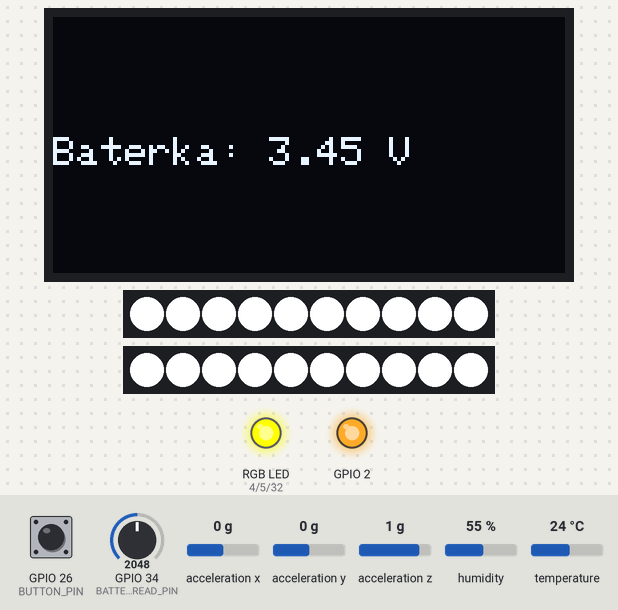
This program was run on a simulated ESP32. On the bench: 128×64 one-colour display, 2 × 10 RGB LEDs in strip order, left to right, an RGB LED mixed from three pins (HIGH = lit), output pins drawn as LEDs (lit = HIGH). The test bench sets the inputs (shaded band); at power-on: GPIO 26 (BUTTON_PIN) HIGH, acceleration z 1 g, GPIO 34 (BATTERY_VOLTAGE_READ_PIN) = 2048, acceleration x 0 g, acceleration y 0 g, humidity 55 %, temperature 24 °C. What the program prints to the serial monitor is not drawn.

Above: at 1.2 s.
1.3 s: GPIO 26 (BUTTON_PIN) pulled LOW for 3.2 s
At 5.0 s:
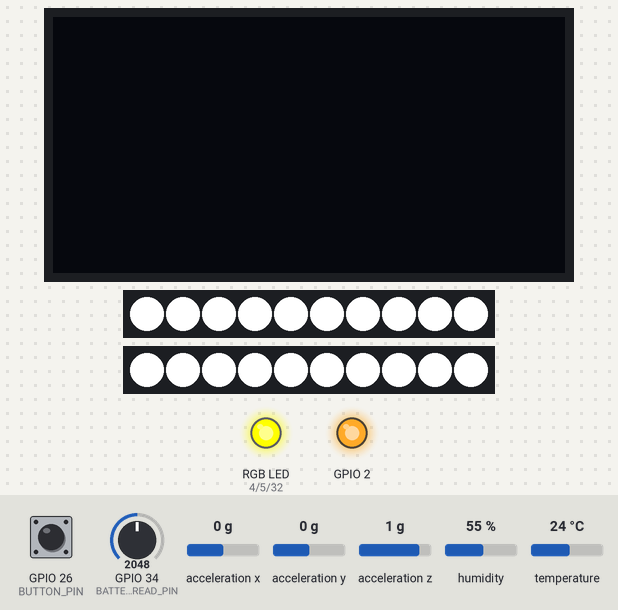
6.0 s: acceleration z set to 0 g
Timing chart, 0 to 9.0 s (numbered marks = the images above; inputs shaded):
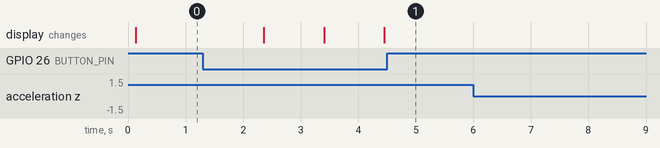

The program:

main.cpp
```cpp
#include <Arduino.h>
#include <Adafruit_GFX.h>
#include <Adafruit_SSD1306.h>
#include <SPI.h>
#include <DHT.h>
#include <Adafruit_NeoPixel.h>
#include "include/led.h"
#include "include/vt_led.h"

#include <Adafruit_Sensor.h>
#include <Adafruit_ADXL345_U.h>

// Pin Definitions
#define BUTTON_PIN 26 // Button input pin
#define DHT_PIN 16    // DHT11 data pin

// OLED Pin Definitions
#define OLED_MOSI 23
#define OLED_SCK 18
#define OLED_DC 21
#define OLED_CS 22
#define OLED_RESET 15

// Device Configurations
#define DHTTYPE DHT11    // DHT sensor type
#define SCREEN_WIDTH 128 // OLED display width
#define SCREEN_HEIGHT 64 // OLED display height
#define NUM_PIXELS 11    // Number of pixels in RGB strip

#define BATTERY_VOLTAGE_READ_PIN 34

#define SVETLO_LED 2

// Object Initializations
DHT dht(DHT_PIN, DHTTYPE);
Adafruit_SSD1306 display(SCREEN_WIDTH, SCREEN_HEIGHT, OLED_MOSI, OLED_SCK, OLED_DC, OLED_RESET, OLED_CS);

Adafruit_ADXL345_Unified accel = Adafruit_ADXL345_Unified();

SmartLed *led_1 = new SmartLed();
SmartLed *led_2 = new SmartLed();

// Global Variables
unsigned long buttonPressTime = 1;

bool displayEnabled = true;
bool ledEnable = false;

#define BUTTON_PIN 26 // Pin pro tlačítko

unsigned long lastPressTime = 0;         // Čas posledního stisku
unsigned long debounceDelay = 50;        // Čas na odstranění šumu (debouncing)
unsigned long doubleClickInterval = 400; // Maximální čas mezi dvěma kliknutími pro detekci double-clicku
int buttonState = 0;                     // Aktuální stav tlačítka
int lastButtonState = 0;                 // Předchozí stav tlačítka

unsigned long lastZeroTime = 0;           // Čas poslední detekce nulového zrychlení
const unsigned long thresholdTime = 5000; // 1 minuta v milisekundách
bool isZeroAccelDetected = false;         // Flag pro detekci nulového zrychlení

bool detectDoubleClick()
{
    static unsigned long lastPressTimeLocal = 0; // Lokální čas pro detekci double-clicku
    bool doubleClickDetected = false;

    buttonState = digitalRead(BUTTON_PIN); // Čtení aktuálního stavu tlačítka

    // Kontrola, zda došlo k přechodu z nízkého na vysoký stav (stisknutí tlačítka)
    if (buttonState == HIGH && lastButtonState == LOW)
    {
        unsigned long currentTime = millis(); // Získání aktuálního času
        if (currentTime - lastPressTimeLocal <= doubleClickInterval)
        {
            // Pokud mezi dvěma stisky uplynulo méně než doubleClickInterval, je to dvojité kliknutí
            doubleClickDetected = true;
        }
        lastPressTimeLocal = currentTime; // Uložení času posledního stisku
        delay(debounceDelay);             // Debouncing - krátké zpoždění, aby se zabránilo opakovanému detekování stejného stisku
    }

    lastButtonState = buttonState; // Aktualizace předchozího stavu tlačítka

    return doubleClickDetected;
}

void setup()
{
    // Initialize Serial Communication
    Serial.begin(115200);

    // Initialize Button
    pinMode(BUTTON_PIN, INPUT_PULLUP);

    pinMode(2, OUTPUT);
    pinMode(34, INPUT);
    digitalWrite(2, 1);

    pinMode(DHT_PIN, INPUT_PULLUP);
    // Initialize DHT Sensor
    dht.begin();

    // Initialize OLED Display
    display.begin(SSD1306_SWITCHCAPVCC);
    display.clearDisplay();
    display.setTextColor(SSD1306_WHITE);

    led_1->begin(PIN);
    led_2->begin(PIN_2);


    SmartVTLed::begin();
    SmartVTLed::set_color(0, 0, 255);

    led_1->change_color(255, 255, 255);
    led_2->change_color(255, 255, 255);

    Wire.begin(25, 33);

    if (!accel.begin()) {
        Serial.println("No valid sensor found");
        while (1);
    }
}

void updateDisplay()
{
    if (displayEnabled)
    {
        int raw = analogRead(34);
        float pinVoltage = raw * (3.3 / 4095.0);
        float batteryVoltage = pinVoltage * (3.6 / 1.72);

        display.clearDisplay();
        display.setTextSize(1);
        display.setCursor(0, 30);
        display.print("Baterka: ");
        display.print(batteryVoltage);
        display.print(" V");

        display.display();
    }
    else
    {
        display.clearDisplay();
        display.display();
    }
}

void handleButtonPress()
{
    unsigned long currentTime = millis();       // Získání aktuálního času
    bool buttonState = digitalRead(BUTTON_PIN); // Stav tlačítka

    // Zpracování dlouhého stisku (držení tlačítka)
    if (buttonState == LOW)
    { // Pokud je tlačítko stisknuto (LOW)
        if (buttonPressTime == 0)
        {
            buttonPressTime = currentTime; // Zaznamenání času při prvním stisknutí
        }
        else if (currentTime - buttonPressTime >= 1000)
        {                                     // Pokud tlačítko držíš déle než 1 sekundu
            displayEnabled = !displayEnabled; // Změna stavu displeje

            Serial.print("Displej nastaven na: ");
            Serial.println(displayEnabled ? "ON" : "OFF");
            buttonPressTime = 0; // Resetování času pro další stisk
        }
    } else {
        buttonPressTime = 0; // Resetování času pro dlouhý stisk
    }
}

void loop()
{

    sensors_event_t event;

    accel.getEvent(&event);

    Serial.println(dht.readTemperature());

    // Detekce nulového zrychlení
    if (fabs(event.acceleration.x) < 0.01 && fabs(event.acceleration.y) < 0.01 && fabs(event.acceleration.z) < 0.01)
    {
        // Zrychlení je blízko nule, počítáme čas
        if (!isZeroAccelDetected)
        {
            lastZeroTime = millis(); // Uložíme čas první detekce
            isZeroAccelDetected = true;
        }
    }
    else
    {
        // Pokud už zrychlení není nulové, resetujeme detekci
        isZeroAccelDetected = false;
    }

    // Pokud zůstane zrychlení nulové po dobu 1 minuty, provede se akce
    if (isZeroAccelDetected && (millis() - lastZeroTime >= thresholdTime))
    {
        // Akce po 1 minutě
        Serial.println("Nulové zrychlení po dobu 1 minuty detekováno!");
        // Sem vlož akci, kterou chceš provést (např. vypnutí LED, reset systému, atd.)
        isZeroAccelDetected = false; // Reset pro další detekci
    }


    handleButtonPress();

    if(detectDoubleClick()){

    }

    updateDisplay();
}
```

bluetooth.cpp
```cpp
#include "./include/bluetooth.h"


void SmartBluetooth::begin() {
    // Inicializace BLE zařízení
    BLEDevice::init("SmartUmbrella");
    SmartBluetooth::bleServer = BLEDevice::createServer();

    // Vytvoření služby
    BLEService *service = bleServer->createService(SERVICE_UUID);

    // Vytvoření charakteristiky
    SmartBluetooth::bleCharacteristic = service->createCharacteristic(
        CHARACTERISTIC_UUID,
        BLECharacteristic::PROPERTY_READ | BLECharacteristic::PROPERTY_WRITE
    );
}
```

bluetooth.h
```cpp
#pragma once
#include <BLEDevice.h>
#include <BLEServer.h>
#include <BLEUtils.h>
#include <BLE2902.h>

#define SERVICE_UUID "0421a773-d187-4e1d-b526-141719c52f48"
#define CHARACTERISTIC_UUID "458727d8-721b-4f3e-a5de-295f0501d2d4"

class SmartBluetooth
{
private:
    static inline BLEServer *bleServer = NULL;
    static inline BLECharacteristic *bleCharacteristic = NULL;
public:

    static void begin();

};
```

led.h
```cpp
#pragma once

#include <Adafruit_NeoPixel.h>

#define PIN            13    // Pin, na kterém je připojen Data pin LED pásku
#define PIN_2            12    // Pin, na kterém je připojen Data pin LED pásku
#define NUMPIXELS      10   // Počet LED na pásku


class SmartLed
{
private:

    Adafruit_NeoPixel* strip = NULL;

    int strip_color_r = 0;
    int strip_color_g = 0;
    int strip_color_b = 0;
    void update_led();

public:
    void begin(int pin);
    void loop();
    void change_color(int r, int g, int b);

    void on();
    void off();


};
```

vt_led.h
```cpp
#pragma once
#include <Arduino.h>
// Nastavení RGB LED
#define RED_PIN 4
#define GREEN_PIN 5
#define BLUE_PIN 32


class SmartVTLed {
public:
    static void begin();
    static void set_color(int r, int g, int b);

private:
    static const int PWM_CHANNEL_RED = 0;
    static const int PWM_CHANNEL_GREEN = 1;
    static const int PWM_CHANNEL_BLUE = 2;
    static const int PWM_FREQUENCY = 5000;  // 5 kHz
    static const int PWM_RESOLUTION = 8;   // 8bitové rozlišení
};
```

led.cpp
```cpp
#include "./include/led.h"


void SmartLed::begin(int pin) {
    SmartLed::strip =  new Adafruit_NeoPixel(NUMPIXELS, pin, NEO_GRB + NEO_KHZ800);

    // Inicializace NeoPixel pásku
    SmartLed::strip->begin();
    SmartLed::strip->show();  // Nastaví všechny LED na "off"
}

void SmartLed::loop() {


}

void SmartLed::update_led() {
    // Nastavení barev pro všechny LED na pásku (modrá)
    for (int i = 0; i < SmartLed::strip->numPixels(); i++) {
        SmartLed::strip->setPixelColor(i, SmartLed::strip->Color(SmartLed::strip_color_r, SmartLed::strip_color_g, SmartLed::strip_color_b));
    }
    SmartLed::strip->show();
}

void SmartLed::change_color(int r, int g, int b) {
    SmartLed::strip_color_r = r;
    SmartLed::strip_color_g = g;
    SmartLed::strip_color_b = b;

    SmartLed::update_led();
}


void SmartLed::on() {
    SmartLed::strip->setBrightness(255);
    SmartLed::update_led();
}

void SmartLed::off() {
    SmartLed::strip->setBrightness(0);
    SmartLed::strip->show();
}
```

vt_led.cpp
```cpp
#include "./include/vt_led.h"

void SmartVTLed::begin() {
    pinMode(RED_PIN,   OUTPUT);
    pinMode(GREEN_PIN, OUTPUT);
    pinMode(BLUE_PIN,  OUTPUT);
}

void SmartVTLed::set_color(int r, int g, int b) {
    analogWrite(RED_PIN,  255 - r);
    analogWrite(GREEN_PIN, 255 - g);
    analogWrite(BLUE_PIN,  255 - b);
}
```

Measured:
- after the input at 1.3 s, the display: changes after 1.1 s (image 1)
- after the input at 6.0 s, every drawn part: stays the same
